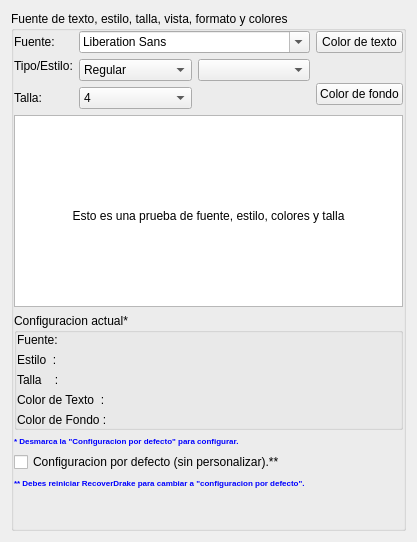
     <widget class="QWidget" name="tab_9">
      <attribute name="icon">
       <iconset resource="recoverdrake.qrc">
        <normaloff>:/Imagenes/ojo2.png</normaloff>:/Imagenes/ojo2.png</iconset>
      </attribute>
      <attribute name="title">
       <string>Aspecto</string>
      </attribute>
      <layout class="QGridLayout" name="gridLayout_13">
       <item row="1" column="0">
        <widget class="QGroupBox" name="groupBox_13">
         <property name="title">
          <string>Fuente de texto, estilo, talla, vista, formato y colores</string>
         </property>
         <layout class="QGridLayout" name="gridLayout_11">
          <property name="leftMargin">
           <number>0</number>
          </property>
          <property name="topMargin">
           <number>0</number>
          </property>
          <property name="rightMargin">
           <number>0</number>
          </property>
          <property name="bottomMargin">
           <number>0</number>
          </property>
          <item row="4" column="0" colspan="4">
           <widget class="QTextEdit" name="textEdit_3">
            <property name="readOnly">
             <bool>true</bool>
            </property>
            <property name="html">
             <string>&lt;!DOCTYPE HTML PUBLIC &quot;-//W3C//DTD HTML 4.0//EN&quot; &quot;http://www.w3.org/TR/REC-html40/strict.dtd&quot;&gt;
&lt;html&gt;&lt;head&gt;&lt;meta name=&quot;qrichtext&quot; content=&quot;1&quot; /&gt;&lt;style type=&quot;text/css&quot;&gt;
p, li { white-space: pre-wrap; }
&lt;/style&gt;&lt;/head&gt;&lt;body style=&quot; font-family:'Sans Serif'; font-size:7pt; font-weight:400; font-style:normal;&quot;&gt;
&lt;p align=&quot;center&quot; style=&quot; margin-top:0px; margin-bottom:0px; margin-left:0px; margin-right:0px; -qt-block-indent:0; text-indent:0px;&quot;&gt;&lt;span style=&quot; font-size:9pt;&quot;&gt;&lt;br /&gt;&lt;/span&gt;&lt;/p&gt;
&lt;p align=&quot;center&quot; style=&quot;-qt-paragraph-type:empty; margin-top:0px; margin-bottom:0px; margin-left:0px; margin-right:0px; -qt-block-indent:0; text-indent:0px; font-size:9pt;&quot;&gt;&lt;br /&gt;&lt;/p&gt;
&lt;p align=&quot;center&quot; style=&quot; margin-top:0px; margin-bottom:0px; margin-left:0px; margin-right:0px; -qt-block-indent:0; text-indent:0px;&quot;&gt;&lt;span style=&quot; font-size:9pt;&quot;&gt;&lt;br /&gt;&lt;/span&gt;&lt;/p&gt;
&lt;p align=&quot;center&quot; style=&quot; margin-top:0px; margin-bottom:0px; margin-left:0px; margin-right:0px; -qt-block-indent:0; text-indent:0px;&quot;&gt;&lt;span style=&quot; font-size:9pt;&quot;&gt;&lt;br /&gt;&lt;/span&gt;&lt;/p&gt;
&lt;p align=&quot;center&quot; style=&quot; margin-top:0px; margin-bottom:0px; margin-left:0px; margin-right:0px; -qt-block-indent:0; text-indent:0px;&quot;&gt;&lt;span style=&quot; font-size:9pt;&quot;&gt;Esto es una prueba de fuente, estilo, colores y talla&lt;/span&gt;&lt;/p&gt;&lt;/body&gt;&lt;/html&gt;</string>
            </property>
           </widget>
          </item>
          <item row="7" column="0" colspan="4">
           <widget class="QCheckBox" name="checkBox_2">
            <property name="text">
             <string>Configuracion por defecto (sin personalizar).**</string>
            </property>
           </widget>
          </item>
          <item row="1" column="0">
           <widget class="QLabel" name="label_120">
            <property name="text">
             <string>Tipo/Estilo:</string>
            </property>
           </widget>
          </item>
          <item row="6" column="0" colspan="4">
           <widget class="QLabel" name="label_129">
            <property name="palette">
             <palette>
              <active>
               <colorrole role="Button">
                <brush brushstyle="SolidPattern">
                 <color alpha="255">
                  <red>170</red>
                  <green>170</green>
                  <blue>127</blue>
                 </color>
                </brush>
               </colorrole>
               <colorrole role="Text">
                <brush brushstyle="SolidPattern">
                 <color alpha="255">
                  <red>0</red>
                  <green>0</green>
                  <blue>255</blue>
                 </color>
                </brush>
               </colorrole>
               <colorrole role="Base">
                <brush brushstyle="SolidPattern">
                 <color alpha="255">
                  <red>170</red>
                  <green>170</green>
                  <blue>127</blue>
                 </color>
                </brush>
               </colorrole>
               <colorrole role="Window">
                <brush brushstyle="SolidPattern">
                 <color alpha="255">
                  <red>170</red>
                  <green>170</green>
                  <blue>127</blue>
                 </color>
                </brush>
               </colorrole>
              </active>
              <inactive>
               <colorrole role="Button">
                <brush brushstyle="SolidPattern">
                 <color alpha="255">
                  <red>170</red>
                  <green>170</green>
                  <blue>127</blue>
                 </color>
                </brush>
               </colorrole>
               <colorrole role="Text">
                <brush brushstyle="SolidPattern">
                 <color alpha="255">
                  <red>0</red>
                  <green>0</green>
                  <blue>255</blue>
                 </color>
                </brush>
               </colorrole>
               <colorrole role="Base">
                <brush brushstyle="SolidPattern">
                 <color alpha="255">
                  <red>170</red>
                  <green>170</green>
                  <blue>127</blue>
                 </color>
                </brush>
               </colorrole>
               <colorrole role="Window">
                <brush brushstyle="SolidPattern">
                 <color alpha="255">
                  <red>170</red>
                  <green>170</green>
                  <blue>127</blue>
                 </color>
                </brush>
               </colorrole>
              </inactive>
              <disabled>
               <colorrole role="Button">
                <brush brushstyle="SolidPattern">
                 <color alpha="255">
                  <red>170</red>
                  <green>170</green>
                  <blue>127</blue>
                 </color>
                </brush>
               </colorrole>
               <colorrole role="Text">
                <brush brushstyle="SolidPattern">
                 <color alpha="255">
                  <red>120</red>
                  <green>122</green>
                  <blue>124</blue>
                 </color>
                </brush>
               </colorrole>
               <colorrole role="Base">
                <brush brushstyle="SolidPattern">
                 <color alpha="255">
                  <red>170</red>
                  <green>170</green>
                  <blue>127</blue>
                 </color>
                </brush>
               </colorrole>
               <colorrole role="Window">
                <brush brushstyle="SolidPattern">
                 <color alpha="255">
                  <red>170</red>
                  <green>170</green>
                  <blue>127</blue>
                 </color>
                </brush>
               </colorrole>
              </disabled>
             </palette>
            </property>
            <property name="font">
             <font>
              <pointsize>6</pointsize>
              <weight>75</weight>
              <bold>true</bold>
             </font>
            </property>
            <property name="text">
             <string>&lt;!DOCTYPE HTML PUBLIC &quot;-//W3C//DTD HTML 4.0//EN&quot; &quot;http://www.w3.org/TR/REC-html40/strict.dtd&quot;&gt;
&lt;html&gt;&lt;head&gt;&lt;meta name=&quot;qrichtext&quot; content=&quot;1&quot; /&gt;&lt;style type=&quot;text/css&quot;&gt;
p, li { white-space: pre-wrap; }
&lt;/style&gt;&lt;/head&gt;&lt;body style=&quot; font-family:'Sans Serif'; font-size:6pt; font-weight:600; font-style:normal;&quot;&gt;
&lt;p style=&quot; margin-top:0px; margin-bottom:0px; margin-left:0px; margin-right:0px; -qt-block-indent:0; text-indent:0px;&quot;&gt;&lt;span style=&quot; color:#0000ff;&quot;&gt;* Desmarca la &amp;quot;Configuracion por defecto&amp;quot; para configurar.&lt;/span&gt;&lt;/p&gt;&lt;/body&gt;&lt;/html&gt;</string>
            </property>
           </widget>
          </item>
          <item row="0" column="0">
           <widget class="QLabel" name="label_119">
            <property name="text">
             <string>Fuente:</string>
            </property>
           </widget>
          </item>
          <item row="5" column="0" colspan="4">
           <widget class="QGroupBox" name="groupBox_14">
            <property name="title">
             <string>Configuracion actual*</string>
            </property>
            <layout class="QGridLayout" name="gridLayout_12">
             <property name="leftMargin">
              <number>0</number>
             </property>
             <property name="topMargin">
              <number>0</number>
             </property>
             <property name="rightMargin">
              <number>0</number>
             </property>
             <property name="bottomMargin">
              <number>0</number>
             </property>
             <item row="0" column="0">
              <widget class="QLabel" name="label_124">
               <property name="text">
                <string>Fuente:</string>
               </property>
              </widget>
             </item>
             <item row="0" column="1">
              <widget class="QLabel" name="label_126">
               <property name="text">
                <string/>
               </property>
              </widget>
             </item>
             <item row="1" column="0">
              <widget class="QLabel" name="label_123">
               <property name="text">
                <string>Estilo  :</string>
               </property>
              </widget>
             </item>
             <item row="1" column="1">
              <widget class="QLabel" name="label_127">
               <property name="text">
                <string/>
               </property>
              </widget>
             </item>
             <item row="2" column="0">
              <widget class="QLabel" name="label_125">
               <property name="text">
                <string>Talla    :</string>
               </property>
              </widget>
             </item>
             <item row="2" column="1">
              <widget class="QLabel" name="label_128">
               <property name="text">
                <string/>
               </property>
              </widget>
             </item>
             <item row="3" column="0">
              <widget class="QLabel" name="label_130">
               <property name="text">
                <string>Color de Texto  :</string>
               </property>
              </widget>
             </item>
             <item row="3" column="1">
              <widget class="QLabel" name="label_131">
               <property name="text">
                <string/>
               </property>
              </widget>
             </item>
             <item row="4" column="0">
              <widget class="QLabel" name="label_132">
               <property name="text">
                <string>Color de Fondo :</string>
               </property>
              </widget>
             </item>
             <item row="4" column="1">
              <widget class="QLabel" name="label_133">
               <property name="text">
                <string/>
               </property>
              </widget>
             </item>
            </layout>
           </widget>
          </item>
          <item row="3" column="1">
           <widget class="QComboBox" name="comboBox_2">
            <item>
             <property name="text">
              <string>4</string>
             </property>
            </item>
            <item>
             <property name="text">
              <string>5</string>
             </property>
            </item>
            <item>
             <property name="text">
              <string>6</string>
             </property>
            </item>
            <item>
             <property name="text">
              <string>7</string>
             </property>
            </item>
            <item>
             <property name="text">
              <string>8</string>
             </property>
            </item>
            <item>
             <property name="text">
              <string>9</string>
             </property>
            </item>
            <item>
             <property name="text">
              <string>10</string>
             </property>
            </item>
            <item>
             <property name="text">
              <string>11</string>
             </property>
            </item>
            <item>
             <property name="text">
              <string>12</string>
             </property>
            </item>
            <item>
             <property name="text">
              <string>13</string>
             </property>
            </item>
            <item>
             <property name="text">
              <string>14</string>
             </property>
            </item>
            <item>
             <property name="text">
              <string>15</string>
             </property>
            </item>
            <item>
             <property name="text">
              <string>16</string>
             </property>
            </item>
            <item>
             <property name="text">
              <string>17</string>
             </property>
            </item>
            <item>
             <property name="text">
              <string>18</string>
             </property>
            </item>
            <item>
             <property name="text">
              <string>19</string>
             </property>
            </item>
            <item>
             <property name="text">
              <string>20</string>
             </property>
            </item>
           </widget>
          </item>
          <item row="0" column="1" colspan="2">
           <widget class="QFontComboBox" name="fontComboBox"/>
          </item>
          <item row="1" column="1" rowspan="2">
           <widget class="QComboBox" name="comboBox">
            <item>
             <property name="text">
              <string>Regular</string>
             </property>
            </item>
            <item>
             <property name="text">
              <string>Italic</string>
             </property>
            </item>
            <item>
             <property name="text">
              <string>Bold</string>
             </property>
            </item>
            <item>
             <property name="text">
              <string>Bold Italic</string>
             </property>
            </item>
           </widget>
          </item>
          <item row="1" column="2" rowspan="2">
           <widget class="QComboBox" name="comboBox_3"/>
          </item>
          <item row="2" column="3" rowspan="2">
           <widget class="QPushButton" name="pushButton_10">
            <property name="text">
             <string>Color de fondo</string>
            </property>
           </widget>
          </item>
          <item row="0" column="3">
           <widget class="QPushButton" name="pushButton_9">
            <property name="text">
             <string>Color de texto</string>
            </property>
           </widget>
          </item>
          <item row="8" column="0" colspan="4">
           <widget class="QLabel" name="label_134">
            <property name="palette">
             <palette>
              <active>
               <colorrole role="Button">
                <brush brushstyle="SolidPattern">
                 <color alpha="255">
                  <red>170</red>
                  <green>170</green>
                  <blue>127</blue>
                 </color>
                </brush>
               </colorrole>
               <colorrole role="Text">
                <brush brushstyle="SolidPattern">
                 <color alpha="255">
                  <red>0</red>
                  <green>0</green>
                  <blue>255</blue>
                 </color>
                </brush>
               </colorrole>
               <colorrole role="Base">
                <brush brushstyle="SolidPattern">
                 <color alpha="255">
                  <red>170</red>
                  <green>170</green>
                  <blue>127</blue>
                 </color>
                </brush>
               </colorrole>
               <colorrole role="Window">
                <brush brushstyle="SolidPattern">
                 <color alpha="255">
                  <red>170</red>
                  <green>170</green>
                  <blue>127</blue>
                 </color>
                </brush>
               </colorrole>
              </active>
              <inactive>
               <colorrole role="Button">
                <brush brushstyle="SolidPattern">
                 <color alpha="255">
                  <red>170</red>
                  <green>170</green>
                  <blue>127</blue>
                 </color>
                </brush>
               </colorrole>
               <colorrole role="Text">
                <brush brushstyle="SolidPattern">
                 <color alpha="255">
                  <red>0</red>
                  <green>0</green>
                  <blue>255</blue>
                 </color>
                </brush>
               </colorrole>
               <colorrole role="Base">
                <brush brushstyle="SolidPattern">
                 <color alpha="255">
                  <red>170</red>
                  <green>170</green>
                  <blue>127</blue>
                 </color>
                </brush>
               </colorrole>
               <colorrole role="Window">
                <brush brushstyle="SolidPattern">
                 <color alpha="255">
                  <red>170</red>
                  <green>170</green>
                  <blue>127</blue>
                 </color>
                </brush>
               </colorrole>
              </inactive>
              <disabled>
               <colorrole role="Button">
                <brush brushstyle="SolidPattern">
                 <color alpha="255">
                  <red>170</red>
                  <green>170</green>
                  <blue>127</blue>
                 </color>
                </brush>
               </colorrole>
               <colorrole role="Text">
                <brush brushstyle="SolidPattern">
                 <color alpha="255">
                  <red>120</red>
                  <green>122</green>
                  <blue>124</blue>
                 </color>
                </brush>
               </colorrole>
               <colorrole role="Base">
                <brush brushstyle="SolidPattern">
                 <color alpha="255">
                  <red>170</red>
                  <green>170</green>
                  <blue>127</blue>
                 </color>
                </brush>
               </colorrole>
               <colorrole role="Window">
                <brush brushstyle="SolidPattern">
                 <color alpha="255">
                  <red>170</red>
                  <green>170</green>
                  <blue>127</blue>
                 </color>
                </brush>
               </colorrole>
              </disabled>
             </palette>
            </property>
            <property name="font">
             <font>
              <pointsize>6</pointsize>
              <weight>75</weight>
              <bold>true</bold>
             </font>
            </property>
            <property name="text">
             <string>&lt;!DOCTYPE HTML PUBLIC &quot;-//W3C//DTD HTML 4.0//EN&quot; &quot;http://www.w3.org/TR/REC-html40/strict.dtd&quot;&gt;
&lt;html&gt;&lt;head&gt;&lt;meta name=&quot;qrichtext&quot; content=&quot;1&quot; /&gt;&lt;style type=&quot;text/css&quot;&gt;
p, li { white-space: pre-wrap; }
&lt;/style&gt;&lt;/head&gt;&lt;body style=&quot; font-family:'Sans Serif'; font-size:6pt; font-weight:600; font-style:normal;&quot;&gt;
&lt;p style=&quot; margin-top:0px; margin-bottom:0px; margin-left:0px; margin-right:0px; -qt-block-indent:0; text-indent:0px;&quot;&gt;&lt;span style=&quot; color:#0000ff;&quot;&gt;** Debes reiniciar RecoverDrake para cambiar a &amp;quot;configuracion por defecto&amp;quot;.&lt;/span&gt;&lt;/p&gt;&lt;/body&gt;&lt;/html&gt;</string>
            </property>
           </widget>
          </item>
          <item row="3" column="0">
           <widget class="QLabel" name="label_122">
            <property name="text">
             <string>Talla:</string>
            </property>
           </widget>
          </item>
          <item row="10" column="0">
           <spacer name="verticalSpacer_2">
            <property name="orientation">
             <enum>Qt::Vertical</enum>
            </property>
            <property name="sizeHint" stdset="0">
             <size>
              <width>20</width>
              <height>40</height>
             </size>
            </property>
           </spacer>
          </item>
         </layout>
        </widget>
       </item>
      </layout>
     </widget>
